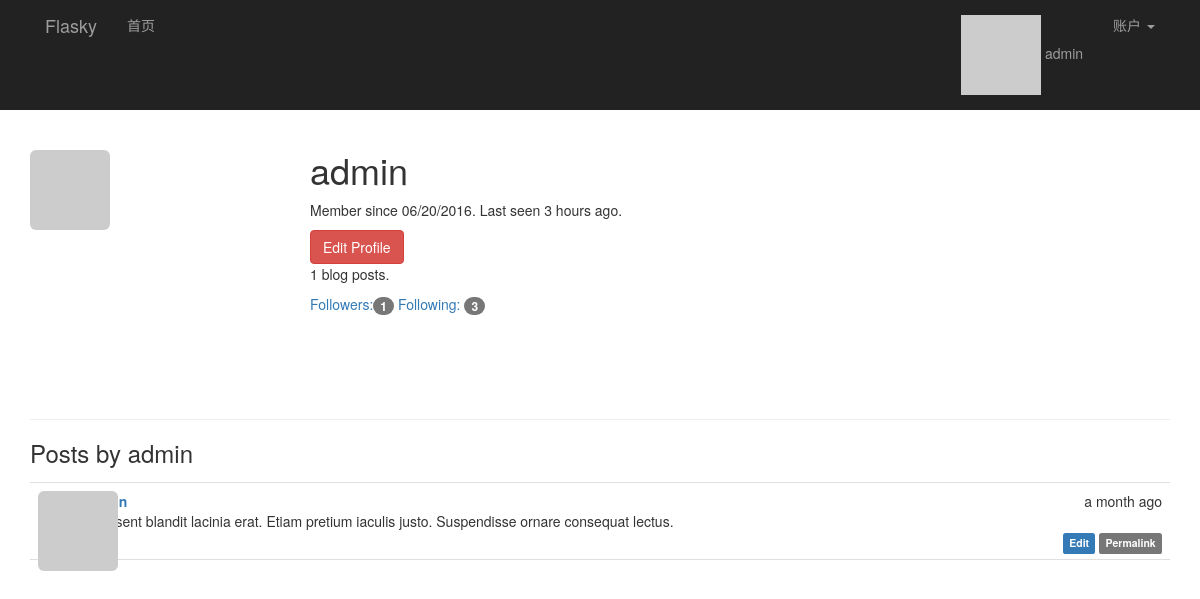
/user/admin (signed in), run on an earlier commit of the app's database.
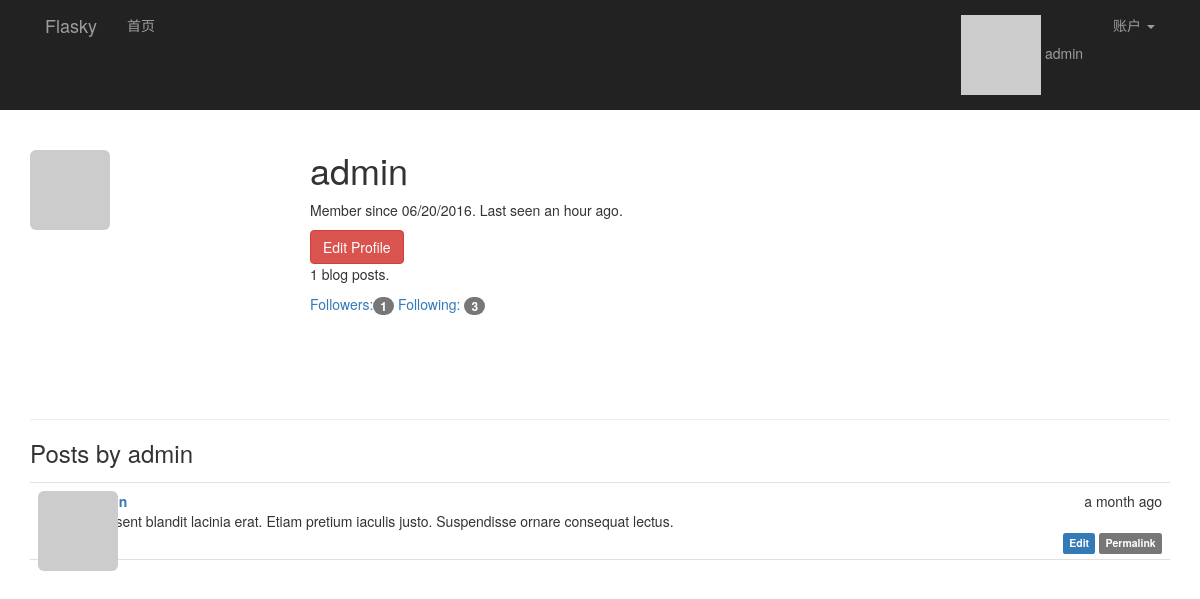
And on a later commit of the database.
### app/models.py (models this page shows, shortened)
class User(UserMixin, db.Model):
    __tablename__ = 'users'
    id = db.Column(db.Integer, primary_key=True)
    email = db.Column(db.String(64), unique=True, index=True)
    username = db.Column(db.String(64), unique=True, index=True)
    password_hash = db.Column(db.String(128))
    confirmed = db.Column(db.Boolean, default=False)
    role_id = db.Column(db.Integer, db.ForeignKey('roles.id'))
    name = db.Column(db.String(64))
    location = db.Column(db.String(64))
    about_me = db.Column(db.TEXT())
    member_since = db.Column(db.DateTime(), default=datetime.utcnow)
    last_seen = db.Column(db.DateTime(), default=datetime.utcnow)
    avatar_hash = db.Column(db.String(32))
    posts = db.relationship('Post', backref='author', lazy='dynamic')
    followed = db.relationship('Follow', foreign_keys=[Follow.follower_id],
                               backref=db.backref('follower', lazy='joined'),
                               lazy='dynamic',
                               cascade='all, delete-orphan')
    followers = db.relationship('Follow', foreign_keys=[Follow.followed_id],
                               backref=db.backref('followed', lazy='joined'),
                               lazy='dynamic',
                               cascade='all, delete-orphan')
    @property
    def password(self):
        raise AttributeError('password is not a readable attribute')
    def ping(self):
        self.last_seen = datetime.utcnow()
        db.session.add(self)
    def gravatar(self, size=100, default='identicon', rating='g'):
        if request.is_secure:
            url = 'https://secure.gravatar.com/avatar'
        else:
            url = 'http://s.gravatar.com/avatar'
        email_hash = self.avatar_hash or hashlib.md5(self.email.encode('utf-8')).hexdigest()
        return '{url}/{hash}?s={size}&d={default}&r={rating}'.format(
            url=url, hash=email_hash, size=size, default=default, rating=rating)
    def can(self, permissions):
        return self.role is not None and (self.role.permissions & permissions) == permissions
    def is_administrator(self):
        return self.can(Permission.ADMINISTER)

class Post(db.Model):
    __tablename__ = 'posts'
    id = db.Column(db.Integer, primary_key=True)
    body = db.Column(db.Text)
    body_html = db.Column(db.Text)
    timestamp = db.Column(db.DateTime, index=True, default=datetime.utcnow)
    author_id = db.Column(db.Integer, db.ForeignKey('users.id'))

### app/main/views.py (the view)
@main.route('/user/<username>')
def user(username):
    user_name = User.query.filter_by(username=username).first_or_404()
    posts = user_name.posts.order_by(Post.timestamp.desc()).all()
    return render_template('user.html', user=user_name, posts=posts)

### app/auth/views.py (called while the page is built)
@auth.before_app_request
def before_request():
    if current_user.is_authenticated:
        current_user.ping()
        if not current_user.confirmed \
                and request.endpoint[:5] != 'auth.' \
                and request.endpoint != 'static':
            return redirect(url_for('auth.unconfirmed'))

### app/main/__init__.py (called while the page is built)
@main.app_context_processor
def inject_permissions():
    return dict(Permission=Permission)

### app/models.py (called while the page is built)
@login_manager.user_loader
def load_user(user_id):
    return User.query.get(int(user_id))

### app/templates/user.html (shortened to what this page needs)
{% extends "base.html" %}
{% block page_content %}
<div class="page-header" xmlns="http://www.w3.org/1999/html">
    <img class="img-rounded profile-thumbnail" src="{{ user.gravatar(size=256) }}">
    <div class="profile-header">
        <h1>{{ user.username }}</h1>
        <p>
            Member since {{ moment(user.member_since).format('L') }}.
            Last seen {{ moment(user.last_seen).fromNow() }}.
        </p>
        {% if user == current_user %}
        <a class="btn btn-danger" href="{{ url_for('.edit_profile') }}">
            Edit Profile
        </a>
        {% endif %}
        <p>{{ user.posts.count() }} blog posts.</p>
        <p>
        <a href="{{ url_for('.followers', username=user.username) }}">
            Followers:<span class="badge">{{ user.followers.count() }}</span>
        </a>
        <a href="{{ url_for('.followed_by', username=user.username) }}">
            Following: <span class="badge">{{ user.followed.count() }}
        </span>
        </a>
        </p>
    </div>
</div>
    <h3>Posts by {{ user.username }}</h3>
    {% include '_posts.html' %}
{% endblock %}

### app/templates/base.html (shortened to what this page needs)
{% extends "bootstrap/base.html" %}
{% block head %}
{{ super() }}
<link rel="stylesheet" type="text/css" href="{{ url_for('static', filename='styles.css') }}">
{% endblock %}
{% block navbar %}
<div class="nvrbar navbar-inverse" role="navigation" >
    <div class="container">
        <div class="navbar-header">
            <a class="navbar-brand" href="{{ url_for('main.index') }}">Flasky</a>
        </div>
        <div class="navbar-collapse collpase">
            <ul class="nav  navbar-nav">
                <li><a href="{{ url_for('main.index') }}">首页</a></li>
            </ul>
            <ul class="nav navbar-nav navbar-right">
                {% if current_user.is_authenticated %}
                <li>
                    <a href="{{ url_for('main.user', username=current_user.username) }}">
                        <img src="{{ current_user.gravatar(size=18) }}">
                        {{ current_user.username }}</a>
                </li>
                <li class="dropdown">
                    <a href="#" class="dropdown-toggle" data-toggle="dropdown">账户 <b class="caret"></b></a>
                </li>
                {% else %}
                <li><a href="{{ url_for('auth.register') }}">注册</a></li>
                <li><a href="{{ url_for('auth.login') }}">登录</a> </li>
                {% endif %}
            </ul>
        </div>
     </div>
</div>
{% endblock %}
{% block content %}
<div class="container">
    {% block page_content %}{% endblock %}
</div>
{% endblock %}

### app/templates/_posts.html (shortened to what this page needs)
<ul class="posts">
    {% for post in posts %}
    <li class="post">
        <div class="post-thumbnail">
            <a href="{{ url_for('.user', username=post.author.username) }}">
                <img class="img-rounded profile-thumbnail"
                     src="{{ post.author.gravatar(size=40) }}">
            </a>
        </div>
        <div class="post-content">
            <div class="post-date">{{ moment(post.timestamp).fromNow() }}</div>
            <div class="post-author">
                <a href="{{ url_for('.user', username=post.author.username) }}">
                </a>
            </div>
            <div class="post-body">
                {% if post.body_html %}
                    {{ post.body_html | safe }}
                {% else %}
                    {{ post.body }}
                {% endif %}
            </div>
            <div class="post-footer">
                {% if current_user == post.author %}
                <a href="{{ url_for('.edit', post_id=post.id) }}">
                    <span class="label label-primary">Edit</span>
                </a>
                {% elif current_user.is_administrator() %}
                <a href="{{ url_for('.edit', post_id=post.id) }}">
                    <span class="label label-dange  r">Edit [Admin]</span>
                </a>
                {% endif %}
                <a href="{{ url_for('.post', post_id=post.id) }}">
                    <span class="label label-default">Permalink</span>
                </a>
            </div>
        </div>
    </li>
    {% endfor %}
</ul>

### app/static/styles.css (style rules this page uses)
.profile-thumbnail { position: absolute; }
.profile-header { min-height: 260px; margin-left: 280px; }
ul.posts { list-style-type: none; padding: 0px; margin: 16px 0px 0px 0px; border-top: 1px solid #e0e0e0; }
ul.posts li.post { padding: 8px; border-bottom: 1px solid #e0e0e0; }
div.post-date { float: right; }
div.post-author { font-weight: bold; }
div.post-thumbnail { position: absolute; }
div.post-content { margin-left: 48px; min-height: 48px; }
div.post-footer { text-align: right; }

What changed in the data, as far as the page shows it:
changed User "admin": last_seen "3 hours ago" → "an hour ago"
